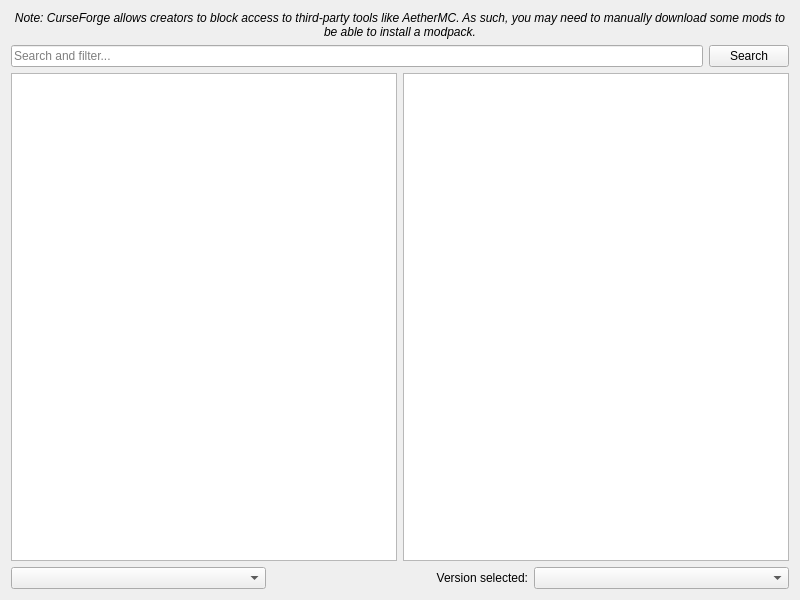
<?xml version="1.0" encoding="UTF-8"?>
<ui version="4.0">
 <class>FlamePage</class>
 <widget class="QWidget" name="FlamePage">
  <property name="geometry">
   <rect>
    <x>0</x>
    <y>0</y>
    <width>800</width>
    <height>600</height>
   </rect>
  </property>
  <layout class="QGridLayout" name="gridLayout">
   <item row="0" column="0">
    <widget class="QLabel" name="label_2">
     <property name="font">
      <font>
       <italic>true</italic>
      </font>
     </property>
     <property name="text">
      <string>Note: CurseForge allows creators to block access to third-party tools like AetherMC. As such, you may need to manually download some mods to be able to install a modpack.</string>
     </property>
     <property name="alignment">
      <set>Qt::AlignCenter</set>
     </property>
     <property name="wordWrap">
      <bool>true</bool>
     </property>
    </widget>
   </item>
   <item row="1" column="0">
    <layout class="QHBoxLayout">
     <item>
      <widget class="QLineEdit" name="searchEdit">
       <property name="placeholderText">
        <string>Search and filter...</string>
       </property>
      </widget>
     </item>
     <item>
      <widget class="QPushButton" name="searchButton">
       <property name="text">
        <string>Search</string>
       </property>
      </widget>
     </item>
    </layout>
   </item>
   <item row="2" column="0">
    <layout class="QHBoxLayout">
     <item>
      <widget class="QListView" name="packView">
       <property name="horizontalScrollBarPolicy">
        <enum>Qt::ScrollBarAlwaysOff</enum>
       </property>
       <property name="alternatingRowColors">
        <bool>true</bool>
       </property>
       <property name="iconSize">
        <size>
         <width>48</width>
         <height>48</height>
        </size>
       </property>
      </widget>
     </item>
     <item>
      <widget class="QTextBrowser" name="packDescription">
       <property name="openExternalLinks">
        <bool>true</bool>
       </property>
       <property name="openLinks">
        <bool>true</bool>
       </property>
      </widget>
     </item>
    </layout>
   </item>
   <item row="3" column="0">
    <layout class="QHBoxLayout">
     <item>
      <widget class="QComboBox" name="sortByBox"/>
     </item>
     <item>
      <widget class="QLabel" name="label">
       <property name="text">
        <string>Version selected:</string>
       </property>
       <property name="alignment">
        <set>Qt::AlignRight|Qt::AlignTrailing|Qt::AlignVCenter</set>
       </property>
      </widget>
     </item>
     <item>
      <widget class="QComboBox" name="versionSelectionBox"/>
     </item>
    </layout>
   </item>
  </layout>
 </widget>
 <tabstops>
  <tabstop>packView</tabstop>
  <tabstop>packDescription</tabstop>
  <tabstop>sortByBox</tabstop>
  <tabstop>versionSelectionBox</tabstop>
 </tabstops>
 <resources/>
 <connections/>
</ui>
